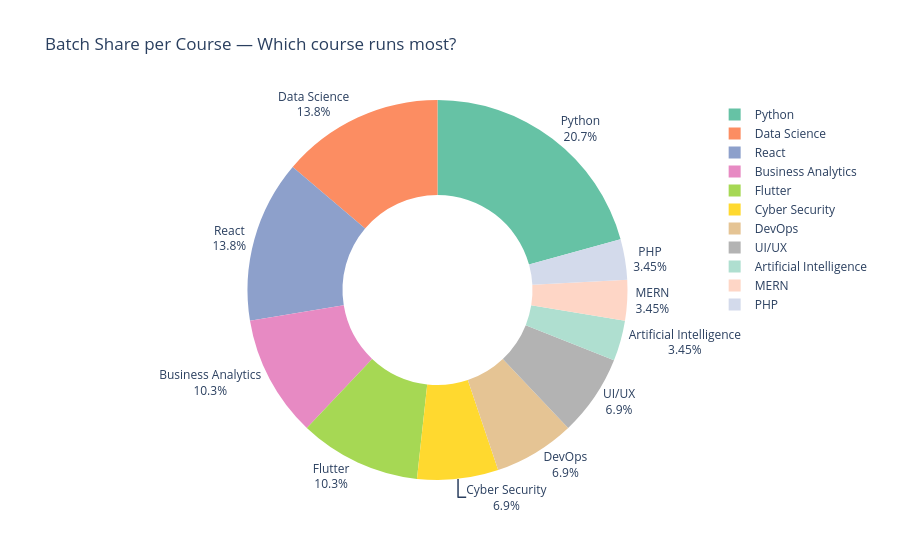

The notebook cell this image was saved under:
### Code cell
# ── Donut 1 — Batch share per course ─────────────────────────────────────
fig1 = px.pie(dc, names='course', values='total_batches',
              hole=0.5,
              title='Batch Share per Course — Which course runs most?',
              color_discrete_sequence=px.colors.qualitative.Set2)
fig1.update_traces(textinfo='label+percent', textposition='outside')
fig1.update_layout(showlegend=True)
fig1.show()

### Figure 1 — Plotly figure (JSON) as saved in the notebook; plotly's stock layout.template omitted (floating-point values rounded to 4 significant figures)
{"data": [{"domain": {"x": [0, 1], "y": [0, 1]}, "hole": 0.5, "hovertemplate": "course=%{label}<br>total_batches=%{value}<extra></extra>", "labels": ["Artificial Intelligence", "Business Analytics", "Cyber Security", "Data Science", "DevOps", "Flutter", "MERN", "PHP", "Python", "React", "UI/UX"], "legendgroup": "", "name": "", "showlegend": true, "textinfo": "label+percent", "textposition": "outside", "type": "pie", "values": [1, 3, 2, 4, 2, 3, 1, 1, 6, 4, 2]}], "layout": {"legend": {"tracegroupgap": 0}, "piecolorway": ["rgb(102,194,165)", "rgb(252,141,98)", "rgb(141,160,203)", "rgb(231,138,195)", "rgb(166,216,84)", "rgb(255,217,47)", "rgb(229,196,148)", "rgb(179,179,179)"], "showlegend": true, "title": {"text": "Batch Share per Course — Which course runs most?"}}}
